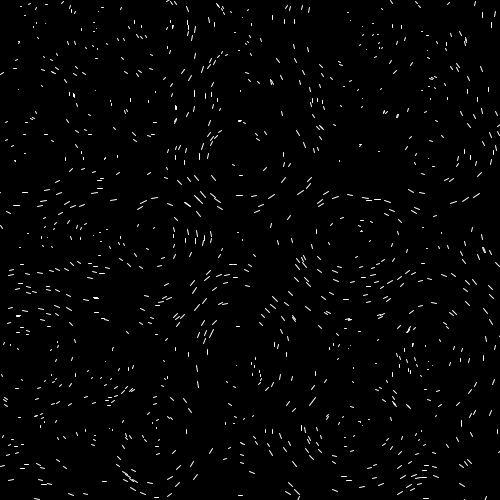
Frame 1 (no input)
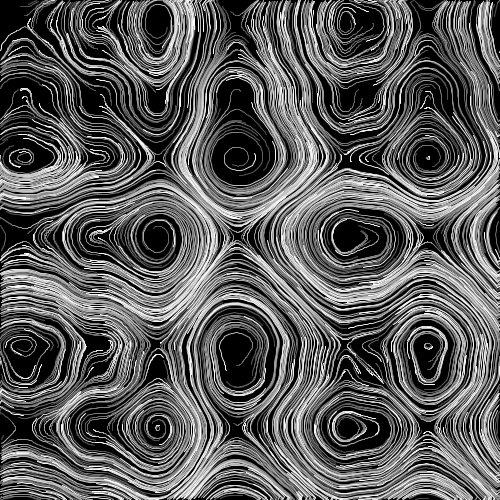
Frame 60 (the mouse pressed at the canvas centre just before this capture)
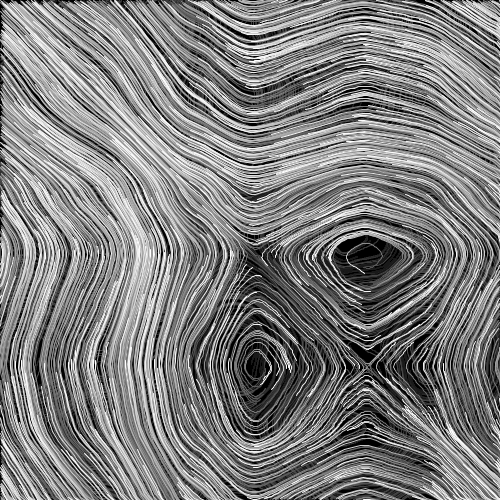
Frame 120 (the mouse held since frame 60 and released just before this capture)

The Processing sketch that drew these frames (run headless with seeded random() and noise(); from frame 60 on, the mouse is pressed at the canvas centre):

// Processing sketch: processing_158971
// ── processing_158971.pde

// particles moving around a contour map
// its based entirely on this sketch http://www.openprocessing.org/sketch/3897
// which doesn't work in my browser as its java only

class Particle
{
  PVector position, velocity;

  Particle()
  {
    position = new PVector(random(width),random(height));
    velocity = new PVector(); 
  }
  
  void update()
  {
    velocity.x = 20*(noise(mouseX/10+position.y/100)-0.5);
    velocity.y = 20*(noise(mouseY/10+position.x/100)-0.5);
    position.add(velocity);
    
    if(position.x<0)position.x+=width;
    if(position.x>width)position.x-=width;
    if(position.y<0)position.y+=height;
    if(position.y>height)position.y-=height;
  }

  void render()
  {
    stroke(255);
    line(position.x,position.y,position.x-velocity.x,position.y-velocity.y);
  }
}

class ParticleSystem
{
  Particle[] particles;
  
  ParticleSystem()
  {
    particles = new Particle[NUM_PARTICLES];
    for(int i = 0; i < NUM_PARTICLES; i++)
    {
      particles[i]= new Particle();
    }
  }
  
  void update()
  {
    for(int i = 0; i < NUM_PARTICLES; i++)
    {
      particles[i].update();
    }
  }
  
  void render()
  {
    for(int i = 0; i < NUM_PARTICLES; i++)
    {
      particles[i].render();
    }
  }
}

int NUM_PARTICLES = 1000;
ParticleSystem p;
void setup()
{
  smooth();
  size(500,500);
  background(0);
  p = new ParticleSystem();
}

void draw()
{
  println(frameCount);
  noStroke();
  fill(0,5);
  rect(0,0,width,height);
  p.update();
  p.render();
}
